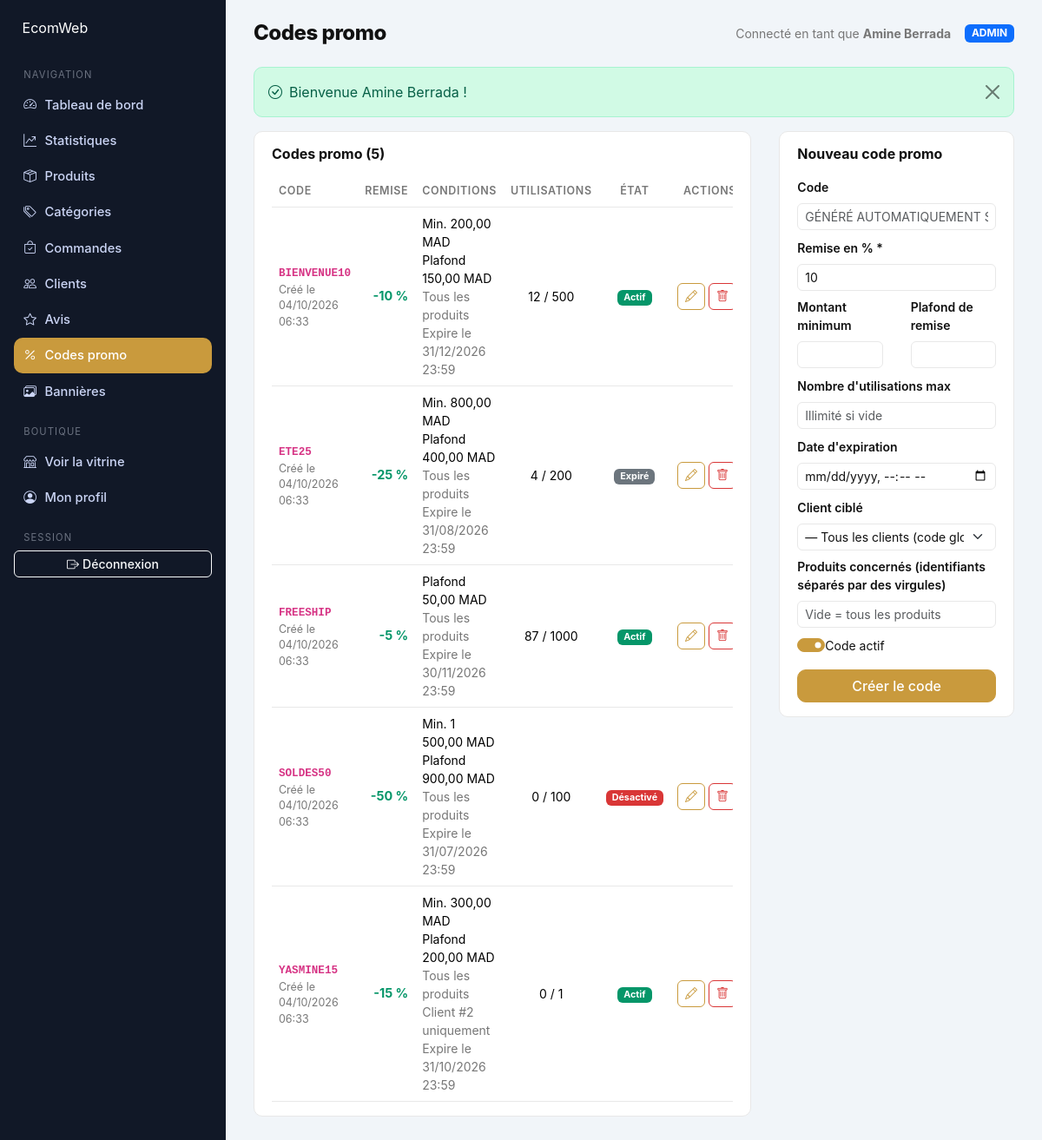
The page /ecommerce/ecom-projet-fend/ecom_web_platform/admin/codes-promo (signed in) on the database its author committed.
### tables this page shows
CREATE TABLE IF NOT EXISTS users (
  id          INT UNSIGNED NOT NULL AUTO_INCREMENT,
  username    VARCHAR(80)  NOT NULL,
  email       VARCHAR(160) NOT NULL,
  password    VARCHAR(255) NOT NULL,
  first_name  VARCHAR(80)  NULL,
  last_name   VARCHAR(80)  NULL,
  phone       VARCHAR(40)  NULL,
  avatar      VARCHAR(255) NULL,
  role        ENUM('CUSTOMER','ADMIN') NOT NULL DEFAULT 'CUSTOMER',
  is_active   TINYINT(1)   NOT NULL DEFAULT 1,
  last_login_at DATETIME   NULL,
  created_at  DATETIME     NOT NULL DEFAULT CURRENT_TIMESTAMP,
  updated_at  DATETIME     NOT NULL DEFAULT CURRENT_TIMESTAMP ON UPDATE CURRENT_TIMESTAMP,
  PRIMARY KEY (id),
  UNIQUE KEY uq_users_email (email),
  KEY idx_users_role (role)
);

CREATE TABLE IF NOT EXISTS coupons (
  id                  INT UNSIGNED NOT NULL AUTO_INCREMENT,
  code                VARCHAR(60)  NOT NULL,
  percentage          DECIMAL(5,2) NOT NULL DEFAULT 0.00,
  min_order_amount    DECIMAL(10,2) NULL,
  max_discount_amount DECIMAL(10,2) NULL,
  usage_limit         INT UNSIGNED NULL,
  used_count          INT UNSIGNED NOT NULL DEFAULT 0,
  product_ids         LONGTEXT     NULL,  
  user_id             INT UNSIGNED NULL,  
  expires_at          DATETIME     NULL,
  is_active           TINYINT(1)   NOT NULL DEFAULT 1,
  created_at          DATETIME     NOT NULL DEFAULT CURRENT_TIMESTAMP,
  updated_at          DATETIME     NOT NULL DEFAULT CURRENT_TIMESTAMP ON UPDATE CURRENT_TIMESTAMP,
  PRIMARY KEY (id),
  UNIQUE KEY uq_coupons_code (code),
  KEY idx_coupons_active (is_active),
  CONSTRAINT fk_coupons_user FOREIGN KEY (user_id)
    REFERENCES users (id) ON DELETE CASCADE
);

### app/Views/admin/coupons/index.php (the view, shortened to what the rows shown need)
<?php
$coupons = $coupons ?? [];
$customers = $customers ?? [];
$formatPercentage = static function (float $value): string {
    return rtrim(rtrim(number_format($value, 2, ',', ''), '0'), ',');
};
$editing = null;
?>
<div class="row g-3">
    <div class="col-xl-8">
        <div class="table-card">
            <h2 class="h6 fw-bold mb-3">Codes promo (<?= count($coupons) ?>)</h2>
            <?php if ($coupons === []): ?>
                <p class="text-muted-2 small mb-0">Aucun code promo. Créez le premier à droite.</p>
            <?php else: ?>
                <div class="table-responsive">
                    <table class="table table-hover align-middle mb-0">
                        <thead>
                            <tr>
                                <th>Code</th>
                                <th class="text-end">Remise</th>
                                <th>Conditions</th>
                                <th class="text-center">Utilisations</th>
                                <th class="text-center">État</th>
                                <th class="text-end">Actions</th>
                            </tr>
                        </thead>
                        <tbody>
                        <?php foreach ($coupons as $coupon): ?>
                            <?php
                            $label = $coupon->statusLabel();
                            $tone = match ($label) {
                                'Actif'      => 'success',
                                'Expiré'     => 'secondary',
                                'Épuisé'     => 'warning',
                                default      => 'danger',
                            };
                            ?>
                            <tr>
                                <td>
                                    <code class="fw-bold"><?= e($coupon->code) ?></code>
                                    <div class="text-muted-2" style="font-size:.78rem">
                                        Créé le <?= e(format_date($coupon->created_at)) ?>
                                    </div>
                                </td>
                                <td class="text-end fw-bold text-success">
                                    -<?= e($formatPercentage((float) $coupon->percentage)) ?> %
                                </td>
                                <td class="small">
                                    <?php if ($coupon->min_order_amount !== null): ?>
                                        <div>Min. <?= e(money($coupon->min_order_amount)) ?></div>
                                    <?php endif; ?>
                                    <?php if ($coupon->max_discount_amount !== null): ?>
                                        <div>Plafond <?= e(money($coupon->max_discount_amount)) ?></div>
                                    <?php endif; ?>
                                    <?php if (is_array($coupon->product_ids) && $coupon->product_ids !== []): ?>
                                        <div><?= count($coupon->product_ids) ?> produit(s) concerné(s)</div>
                                    <?php else: ?>
                                        <div class="text-muted-2">Tous les produits</div>
                                    <?php endif; ?>
                                    <?php if (!$coupon->isGlobal()): ?>
                                        <div class="text-muted-2">Client #<?= (int) $coupon->user_id ?> uniquement</div>
                                    <?php endif; ?>
                                    <div class="text-muted-2">
                                        Expire le <?= e($coupon->expires_at === null ? '—' : format_date($coupon->expires_at)) ?>
                                    </div>
                                </td>
                                <td class="text-center small">
                                    <?= (int) $coupon->used_count ?>
                                    <?php if ($coupon->usage_limit !== null): ?>
                                        / <?= (int) $coupon->usage_limit ?>
                                    <?php endif; ?>
                                </td>
                                <td class="text-center">
                                    <span class="badge bg-<?= e($tone) ?>"><?= e($label) ?></span>
                                </td>
                                <td class="text-end">
                                    <div class="d-inline-flex gap-1">
                                        <a class="btn btn-sm btn-outline-primary"
                                           href="<?= e(url('/admin/codes-promo?modifier=' . (int) $coupon->id)) ?>">
                                            <i class="bi bi-pencil"></i>
                                        </a>
                                        <form method="post"
                                              action="<?= e(url('/admin/codes-promo/' . (int) $coupon->id . '/supprimer')) ?>"
                                              onsubmit="return confirm('Supprimer ce code promo ?');">
                                            <button class="btn btn-sm btn-outline-danger" type="submit">
                                                <i class="bi bi-trash"></i>
                                            </button>
                                        </form>
                                    </div>
                                </td>
                            </tr>
                        <?php endforeach; ?>
                        </tbody>
                    </table>
                </div>
            <?php endif; ?>
        </div>
    </div>
    <div class="col-xl-4">
        <div class="table-card">
            <h2 class="h6 fw-bold mb-3">
                <?= $editing !== null ? 'Modifier « ' . e($editing->code) . ' »' : 'Nouveau code promo' ?>
            </h2>
        </div>
    </div>
</div>

### app/Views/layouts/admin.php (shortened to what the rows shown need)
<?php
$user = $currentUser ?? \App\Core\Auth::user();
?>
<!doctype html>
<html lang="fr">
<head>
    <link href="https://cdn.jsdelivr.net/npm/bootstrap@5.3.3/dist/css/bootstrap.min.css" rel="stylesheet">
    <link href="https://cdn.jsdelivr.net/npm/bootstrap-icons@1.11.3/font/bootstrap-icons.min.css" rel="stylesheet">
    <link href="<?= e(asset('assets/css/style.css')) ?>" rel="stylesheet">
</head>
<body>
<div class="admin-shell">
    <main class="admin-main">
        <header class="admin-header">
            <div>
                <h1><?= e($title ?? 'Back-office') ?></h1>
            </div>
            <div class="d-flex align-items-center gap-3">
                <?php if ($user !== null): ?>
                    <span class="text-muted-2 small">
                        Connecté en tant que <strong><?= e($user->fullName()) ?></strong>
                    </span>
                    <span class="badge bg-primary text-uppercase"><?= e($user->role) ?></span>
                <?php endif; ?>
            </div>
        </header>
        <?= $content ?>
    </main>
</div>
</body>
</html>

### rows shown on the page
users: $user->fullName() "Amine Berrada", role "ADMIN"
coupons: code "BIENVENUE10", created_at "04/10/2026 06:33", percentage "10", min_order_amount "200,00 MAD", max_discount_amount "150,00 MAD", shows "Tous les produits", expires_at "31/12/2026 23:59", used_count "12", usage_limit "500", label "Actif"
coupons: code "ETE25", created_at "04/10/2026 06:33", percentage "25", min_order_amount "800,00 MAD", max_discount_amount "400,00 MAD", shows "Tous les produits", expires_at "31/08/2026 23:59", used_count "4", usage_limit "200", expires_at "Expiré"
coupons: code "FREESHIP", created_at "04/10/2026 06:33", percentage "5", max_discount_amount "50,00 MAD", shows "Tous les produits", expires_at "30/11/2026 23:59", used_count "87", usage_limit "1000", label "Actif"
coupons: code "SOLDES50", created_at "04/10/2026 06:33", percentage "50", min_order_amount "1 500,00 MAD", max_discount_amount "900,00 MAD", shows "Tous les produits", expires_at "31/07/2026 23:59", used_count "0", usage_limit "100", is_active "Désactivé"
coupons: code "YASMINE15", created_at "04/10/2026 06:33", percentage "15", min_order_amount "300,00 MAD", max_discount_amount "200,00 MAD", shows "Tous les produits", user "2", expires_at "31/10/2026 23:59", used_count "0", usage_limit "1", label "Actif"

### other values the page prints
$label "Tableau de bord"
$label "Statistiques"
$label "Produits"
$label "Catégories"
$label "Commandes"
$label "Clients"
$label "Avis"
$label "Codes promo"
$label "Bannières"
$title "Codes promo"
$flash['message'] "Bienvenue Amine Berrada !"
count($coupons) "5"
